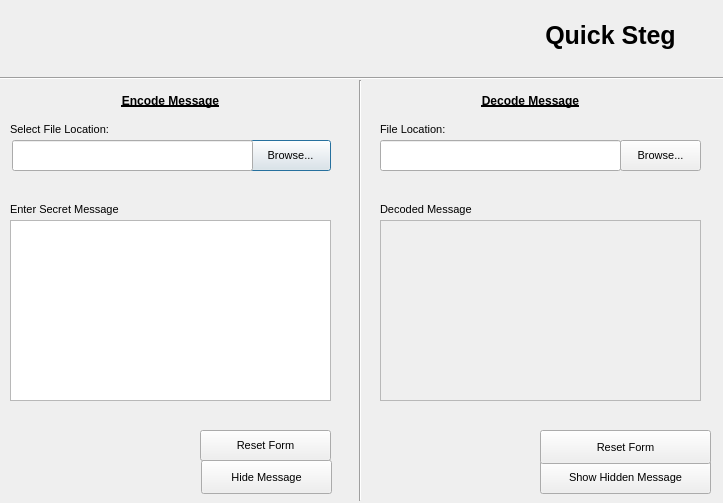
<?xml version="1.0" encoding="UTF-8"?>
<ui version="4.0">
 <class>Dialog</class>
 <widget class="QDialog" name="Dialog">
  <property name="geometry">
   <rect>
    <x>0</x>
    <y>0</y>
    <width>723</width>
    <height>503</height>
   </rect>
  </property>
  <property name="sizePolicy">
   <sizepolicy hsizetype="Fixed" vsizetype="Fixed">
    <horstretch>0</horstretch>
    <verstretch>0</verstretch>
   </sizepolicy>
  </property>
  <property name="minimumSize">
   <size>
    <width>723</width>
    <height>503</height>
   </size>
  </property>
  <property name="maximumSize">
   <size>
    <width>723</width>
    <height>503</height>
   </size>
  </property>
  <property name="font">
   <font>
    <pointsize>8</pointsize>
   </font>
  </property>
  <property name="windowTitle">
   <string>Quick Steg</string>
  </property>
  <property name="autoFillBackground">
   <bool>true</bool>
  </property>
  <widget class="QLabel" name="title">
   <property name="enabled">
    <bool>true</bool>
   </property>
   <property name="geometry">
    <rect>
     <x>510</x>
     <y>10</y>
     <width>201</width>
     <height>51</height>
    </rect>
   </property>
   <property name="font">
    <font>
     <pointsize>19</pointsize>
     <weight>75</weight>
     <bold>true</bold>
     <underline>false</underline>
     <strikeout>false</strikeout>
    </font>
   </property>
   <property name="autoFillBackground">
    <bool>true</bool>
   </property>
   <property name="text">
    <string>Quick Steg</string>
   </property>
   <property name="textFormat">
    <enum>Qt::AutoText</enum>
   </property>
   <property name="scaledContents">
    <bool>false</bool>
   </property>
   <property name="alignment">
    <set>Qt::AlignCenter</set>
   </property>
  </widget>
  <widget class="QLabel" name="label_2">
   <property name="geometry">
    <rect>
     <x>0</x>
     <y>80</y>
     <width>341</width>
     <height>41</height>
    </rect>
   </property>
   <property name="font">
    <font>
     <pointsize>9</pointsize>
     <weight>75</weight>
     <bold>true</bold>
     <underline>true</underline>
    </font>
   </property>
   <property name="autoFillBackground">
    <bool>false</bool>
   </property>
   <property name="text">
    <string>Encode Message</string>
   </property>
   <property name="alignment">
    <set>Qt::AlignCenter</set>
   </property>
  </widget>
  <widget class="QLabel" name="label_3">
   <property name="geometry">
    <rect>
     <x>340</x>
     <y>80</y>
     <width>381</width>
     <height>41</height>
    </rect>
   </property>
   <property name="font">
    <font>
     <pointsize>9</pointsize>
     <weight>75</weight>
     <bold>true</bold>
     <underline>true</underline>
    </font>
   </property>
   <property name="text">
    <string>Decode Message</string>
   </property>
   <property name="alignment">
    <set>Qt::AlignCenter</set>
   </property>
  </widget>
  <widget class="QTextEdit" name="message">
   <property name="geometry">
    <rect>
     <x>10</x>
     <y>220</y>
     <width>321</width>
     <height>181</height>
    </rect>
   </property>
  </widget>
  <widget class="QLabel" name="label_4">
   <property name="geometry">
    <rect>
     <x>10</x>
     <y>200</y>
     <width>321</width>
     <height>19</height>
    </rect>
   </property>
   <property name="text">
    <string>Enter Secret Message</string>
   </property>
  </widget>
  <widget class="QLabel" name="label_5">
   <property name="geometry">
    <rect>
     <x>10</x>
     <y>120</y>
     <width>301</width>
     <height>19</height>
    </rect>
   </property>
   <property name="text">
    <string>Select File Location:</string>
   </property>
  </widget>
  <widget class="QPushButton" name="browse_1">
   <property name="geometry">
    <rect>
     <x>250</x>
     <y>140</y>
     <width>81</width>
     <height>31</height>
    </rect>
   </property>
   <property name="text">
    <string>Browse...</string>
   </property>
  </widget>
  <widget class="QPushButton" name="hide_message">
   <property name="geometry">
    <rect>
     <x>201</x>
     <y>460</y>
     <width>131</width>
     <height>34</height>
    </rect>
   </property>
   <property name="text">
    <string>Hide Message</string>
   </property>
  </widget>
  <widget class="QPushButton" name="reset_1">
   <property name="geometry">
    <rect>
     <x>200</x>
     <y>430</y>
     <width>131</width>
     <height>31</height>
    </rect>
   </property>
   <property name="text">
    <string>Reset Form</string>
   </property>
  </widget>
  <widget class="QTextEdit" name="hidden_message">
   <property name="enabled">
    <bool>false</bool>
   </property>
   <property name="geometry">
    <rect>
     <x>380</x>
     <y>220</y>
     <width>321</width>
     <height>181</height>
    </rect>
   </property>
  </widget>
  <widget class="QLabel" name="label_6">
   <property name="geometry">
    <rect>
     <x>380</x>
     <y>200</y>
     <width>321</width>
     <height>19</height>
    </rect>
   </property>
   <property name="text">
    <string>Decoded Message</string>
   </property>
  </widget>
  <widget class="QPushButton" name="browse_2">
   <property name="geometry">
    <rect>
     <x>620</x>
     <y>140</y>
     <width>81</width>
     <height>31</height>
    </rect>
   </property>
   <property name="text">
    <string>Browse...</string>
   </property>
  </widget>
  <widget class="QLabel" name="label_7">
   <property name="geometry">
    <rect>
     <x>380</x>
     <y>120</y>
     <width>301</width>
     <height>19</height>
    </rect>
   </property>
   <property name="text">
    <string>File Location:</string>
   </property>
  </widget>
  <widget class="QPushButton" name="show_hidden_message">
   <property name="geometry">
    <rect>
     <x>540</x>
     <y>460</y>
     <width>171</width>
     <height>34</height>
    </rect>
   </property>
   <property name="font">
    <font>
     <pointsize>8</pointsize>
    </font>
   </property>
   <property name="text">
    <string>Show Hidden Message</string>
   </property>
  </widget>
  <widget class="QPushButton" name="reset_2">
   <property name="geometry">
    <rect>
     <x>540</x>
     <y>430</y>
     <width>171</width>
     <height>34</height>
    </rect>
   </property>
   <property name="text">
    <string>Reset Form</string>
   </property>
  </widget>
  <widget class="Line" name="line">
   <property name="geometry">
    <rect>
     <x>0</x>
     <y>70</y>
     <width>731</width>
     <height>16</height>
    </rect>
   </property>
   <property name="orientation">
    <enum>Qt::Horizontal</enum>
   </property>
  </widget>
  <widget class="Line" name="line_2">
   <property name="geometry">
    <rect>
     <x>350</x>
     <y>80</y>
     <width>20</width>
     <height>421</height>
    </rect>
   </property>
   <property name="font">
    <font>
     <pointsize>9</pointsize>
     <weight>75</weight>
     <bold>true</bold>
    </font>
   </property>
   <property name="autoFillBackground">
    <bool>false</bool>
   </property>
   <property name="orientation">
    <enum>Qt::Vertical</enum>
   </property>
  </widget>
  <widget class="QLineEdit" name="write_path">
   <property name="geometry">
    <rect>
     <x>12</x>
     <y>140</y>
     <width>241</width>
     <height>31</height>
    </rect>
   </property>
  </widget>
  <widget class="QLineEdit" name="read_path">
   <property name="geometry">
    <rect>
     <x>380</x>
     <y>140</y>
     <width>241</width>
     <height>31</height>
    </rect>
   </property>
  </widget>
  <zorder>label_2</zorder>
  <zorder>label_3</zorder>
  <zorder>message</zorder>
  <zorder>label_4</zorder>
  <zorder>label_5</zorder>
  <zorder>browse_1</zorder>
  <zorder>hide_message</zorder>
  <zorder>reset_1</zorder>
  <zorder>hidden_message</zorder>
  <zorder>label_6</zorder>
  <zorder>browse_2</zorder>
  <zorder>label_7</zorder>
  <zorder>show_hidden_message</zorder>
  <zorder>reset_2</zorder>
  <zorder>line</zorder>
  <zorder>line_2</zorder>
  <zorder>title</zorder>
  <zorder>write_path</zorder>
  <zorder>read_path</zorder>
 </widget>
 <resources/>
 <connections/>
</ui>
